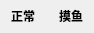
<?xml version="1.0" encoding="UTF-8"?>
<ui version="4.0">
 <class>MainWindow</class>
 <widget class="QMainWindow" name="MainWindow">
  <property name="geometry">
   <rect>
    <x>0</x>
    <y>0</y>
    <width>94</width>
    <height>33</height>
   </rect>
  </property>
  <property name="windowTitle">
   <string>MainWindow</string>
  </property>
  <property name="styleSheet">
   <string notr="true"/>
  </property>
  <widget class="QWidget" name="centralwidget">
   <layout class="QVBoxLayout" name="verticalLayout">
    <property name="spacing">
     <number>0</number>
    </property>
    <property name="leftMargin">
     <number>0</number>
    </property>
    <property name="topMargin">
     <number>0</number>
    </property>
    <property name="rightMargin">
     <number>0</number>
    </property>
    <property name="bottomMargin">
     <number>0</number>
    </property>
    <item>
     <layout class="QHBoxLayout" name="horizontalLayout">
      <property name="spacing">
       <number>2</number>
      </property>
      <item>
       <widget class="QPushButton" name="pushButton">
        <property name="maximumSize">
         <size>
          <width>50</width>
          <height>16777215</height>
         </size>
        </property>
        <property name="font">
         <font>
          <weight>75</weight>
          <bold>true</bold>
         </font>
        </property>
        <property name="styleSheet">
         <string notr="true">border:0px;</string>
        </property>
        <property name="text">
         <string>正常</string>
        </property>
       </widget>
      </item>
      <item>
       <widget class="QPushButton" name="pushButton_2">
        <property name="maximumSize">
         <size>
          <width>50</width>
          <height>16777215</height>
         </size>
        </property>
        <property name="font">
         <font>
          <weight>75</weight>
          <bold>true</bold>
         </font>
        </property>
        <property name="styleSheet">
         <string notr="true">border:0px;</string>
        </property>
        <property name="text">
         <string>摸鱼</string>
        </property>
       </widget>
      </item>
     </layout>
    </item>
   </layout>
  </widget>
 </widget>
 <resources/>
 <connections/>
</ui>
